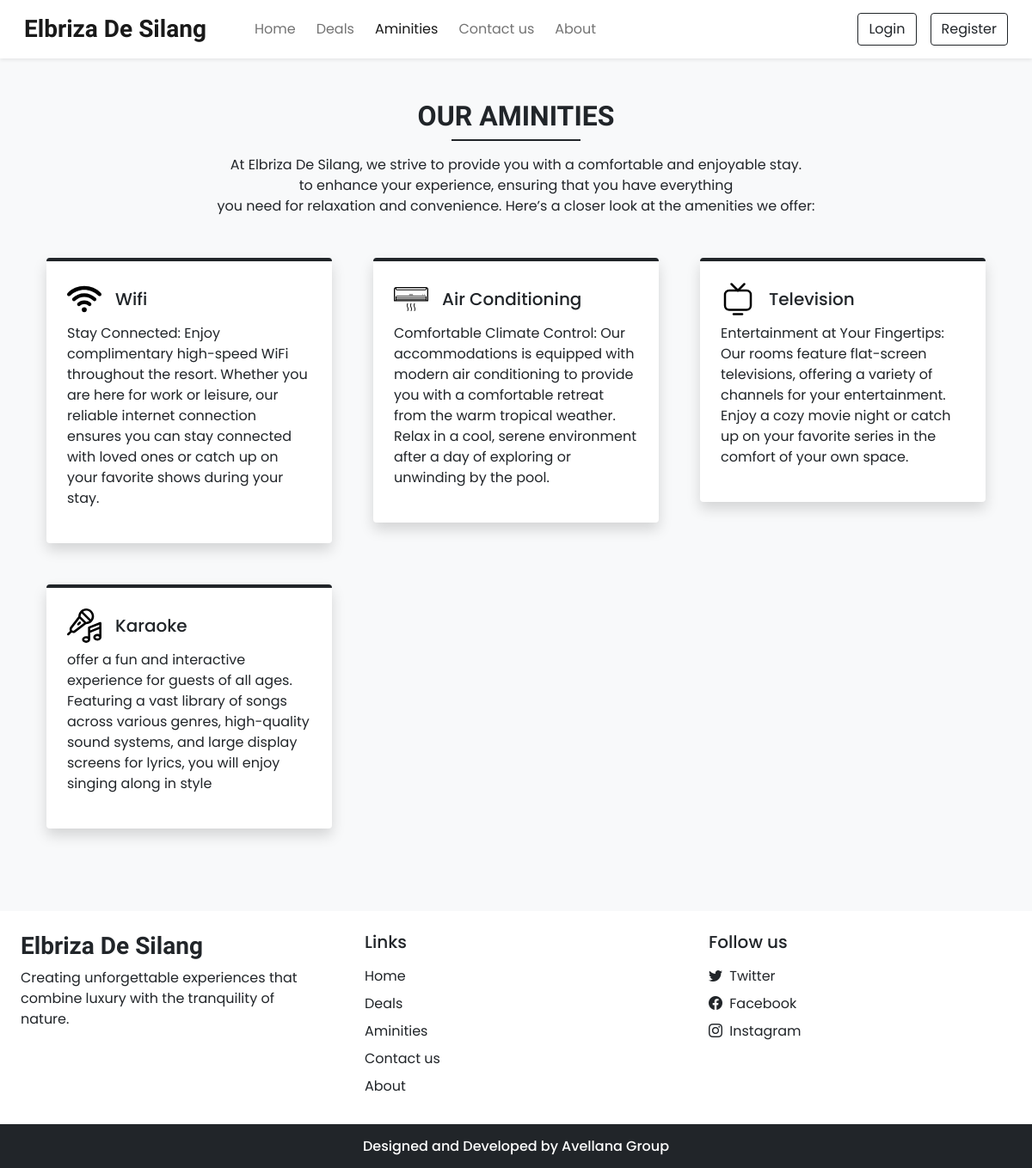
Screenshot of /facilities.php with the database file from the repository.
### tables this page shows
CREATE TABLE `settings` (
  `sr_no` int(11) NOT NULL,
  `site_title` varchar(50) NOT NULL,
  `site_about` varchar(250) NOT NULL,
  `shutdown` tinyint(1) NOT NULL
);

CREATE TABLE `facilities` (
  `id` int(11) NOT NULL,
  `icon` varchar(100) NOT NULL,
  `name` varchar(50) NOT NULL,
  `description` varchar(250) NOT NULL
);

### admin/inc/db_config.php (called while the page is built, shortened)
<?php
  function selectAll($table)
  {
    $con = $GLOBALS['con'];
    $res = mysqli_query($con,"SELECT * FROM $table");
    return $res;
  }
  function select($sql,$values,$datatypes)
  {
    $con = $GLOBALS['con'];
    if($stmt = mysqli_prepare($con,$sql))
    {
      mysqli_stmt_bind_param($stmt,$datatypes,...$values);
      if(mysqli_stmt_execute($stmt)){
        $res = mysqli_stmt_get_result($stmt);
        return $res;
      }
      else{
        mysqli_stmt_close($stmt);
        die("Query cannot be executed - Select");
      }
    }
    else{
      die("Query cannot be prepared - Select");
    }
  }
?>

### facilities.php (the view, shortened to what this page needs)
<!DOCTYPE html>
<html lang="en">
<head>
  <?php require('inc/links.php'); ?>
</head>
<body class="bg-light">
  <?php require('inc/header.php'); ?>
  <div class="my-5 px-4">
    <h2 class="fw-bold h-font text-center">OUR AMINITIES</h2>
    <div class="h-line bg-dark"></div>
    <p class="text-center mt-3">
      At Elbriza De Silang, we strive to provide you with a comfortable and enjoyable stay. <br>
      to enhance your experience, ensuring that you have everything
      <br>you need for relaxation and convenience. Here’s a closer look at the amenities we offer:
    </p>
  </div>
  <div class="container">
    <div class="row">
      <?php
        $res = selectAll('facilities');
        $path = FACILITIES_IMG_PATH;
        while($row = mysqli_fetch_assoc($res)){
          echo<<<data
            <div class="col-lg-4 col-md-6 mb-5 px-4">
              <div class="bg-white rounded shadow p-4 border-top border-4 border-dark pop">
                <div class="d-flex align-items-center mb-2">
                  <img src="$path$row[icon]" width="40px">
                  <h5 class="m-0 ms-3">$row[name]</h5>
                </div>
                <p>$row[description]</p>
              </div>
            </div>
          data;
        }
      ?>
    </div>
  </div>
  <?php require('inc/footer.php'); ?>
</body>
</html>

### inc/header.php (shortened to what this page needs)
<nav id="nav-bar" class="navbar navbar-expand-lg navbar-light bg-white px-lg-3 py-lg-2 shadow-sm sticky-top">
  <div class="container-fluid">
    <a class="navbar-brand me-5 fw-bold fs-3 h-font" href="index.php"><?php echo $settings_r['site_title'] ?></a>
    <div class="collapse navbar-collapse" id="navbarSupportedContent">
      <ul class="navbar-nav me-auto mb-2 mb-lg-0">
        <li class="nav-item">
          <a class="nav-link me-2" href="index.php">Home</a>
        </li>
        <li class="nav-item">
          <a class="nav-link me-2" href="rooms.php">Deals</a>
        </li>
        <li class="nav-item">
          <a class="nav-link me-2" href="facilities.php">Aminities</a>
        </li>
        <li class="nav-item">
          <a class="nav-link me-2" href="contact.php">Contact us</a>
        </li>
        <li class="nav-item">
          <a class="nav-link" href="about.php">About</a>
        </li>
      </ul>
      <div class="d-flex">
        <?php
          if(isset($_SESSION['login']) && $_SESSION['login']==true)
          {
            $path = USERS_IMG_PATH;
            echo<<<data
              <div class="btn-group">
                <button type="button" class="btn btn-outline-dark shadow-none dropdown-toggle" data-bs-toggle="dropdown" data-bs-display="static" aria-expanded="false">
                  <img src="$path$_SESSION[uPic]" style="width: 25px; height: 25px;" class="me-1 rounded-circle">
                  $_SESSION[uName]
                </button>
                <ul class="dropdown-menu dropdown-menu-lg-end">
                  <li><a class="dropdown-item" href="profile.php">Profile</a></li>
                  <li><a class="dropdown-item" href="bookings.php">Bookings</a></li>
                  <li><a class="dropdown-item" href="logout.php">Logout</a></li>
                </ul>
              </div>
            data;
          }
          else
          {
            echo<<<data
              <button type="button" class="btn btn-outline-dark shadow-none me-lg-3 me-2" data-bs-toggle="modal" data-bs-target="#loginModal">
                Login
              </button>
              <button type="button" class="btn btn-outline-dark shadow-none" data-bs-toggle="modal" data-bs-target="#registerModal">
                Register
              </button>
            data;
          }
        ?>
      </div>
    </div>
  </div>
</nav>

### inc/footer.php (shortened to what this page needs)
<div class="container-fluid bg-white mt-5">
  <div class="row">
    <div class="col-lg-4 p-4">
      <h3 class="h-font fw-bold fs-3 mb-2"><?php echo $settings_r['site_title'] ?></h3>
      <p>
        <?php echo $settings_r['site_about'] ?>
      </p>
    </div>
    <div class="col-lg-4 p-4">
      <h5 class="mb-3">Links</h5>
      <a href="index.php" class="d-inline-block mb-2 text-dark text-decoration-none">Home</a> <br>
      <a href="rooms.php" class="d-inline-block mb-2 text-dark text-decoration-none">Deals</a> <br>
      <a href="facilities.php" class="d-inline-block mb-2 text-dark text-decoration-none">Aminities</a> <br>
      <a href="contact.php" class="d-inline-block mb-2 text-dark text-decoration-none">Contact us</a> <br>
      <a href="about.php" class="d-inline-block mb-2 text-dark text-decoration-none">About</a>
    </div>
    <div class="col-lg-4 p-4">
        <h5 class="mb-3">Follow us</h5>
        <?php
          if($contact_r['tw']!=''){
            echo<<<data
              <a href="$contact_r[tw]" class="d-inline-block text-dark text-decoration-none mb-2">
                <i class="bi bi-twitter me-1"></i> Twitter
              </a><br>
            data;
          }
        ?>
        <a href="<?php echo $contact_r['fb'] ?>" class="d-inline-block text-dark text-decoration-none mb-2">
          <i class="bi bi-facebook me-1"></i> Facebook
        </a><br>
        <a href="<?php echo $contact_r['insta'] ?>" class="d-inline-block text-dark text-decoration-none">
          <i class="bi bi-instagram me-1"></i> Instagram
        </a><br>
    </div>
  </div>
</div>
<h6 class="text-center bg-dark text-white p-3 m-0">Designed and Developed by Avellana Group</h6>

### css/common.css (style rules this page uses)
:root { --teal: #2ec1ac; --teal_hover: #279e8c; }
* { font-family: 'Poppins', sans-serif; }
.h-font { font-family: 'Merienda', cursive; }
.h-line { width: 150px; margin: 0 auto; height: 1.7px; }

### rows the page displays
settings: site_title "Elbriza De Silang", site_about "Creating unforgettable experiences that combine luxury with the tranquility of nature."
facilities: icon (picture), name "Wifi", description "Stay Connected: Enjoy complimentary high-speed WiFi throughout the resort. Whether you are here for work or leisure, our reliable internet connection ensures you can stay connected with loved ones or catch up on your favorite shows during your stay."
facilities: icon (picture), name "Air Conditioning", description "Comfortable Climate Control: Our accommodations is equipped with modern air conditioning to provide you with a comfortable retreat from the warm tropical weather. Relax in a cool, serene environment after a day of exploring or unwinding by the pool."
facilities: icon (picture), name "Television", description "Entertainment at Your Fingertips: Our rooms feature flat-screen televisions, offering a variety of channels for your entertainment. Enjoy a cozy movie night or catch up on your favorite series in the comfort of your own space."
facilities: icon (picture), name "Karaoke", description "offer a fun and interactive experience for guests of all ages. Featuring a vast library of songs across various genres, high-quality sound systems, and large display screens for lyrics, you will enjoy singing along in style"
